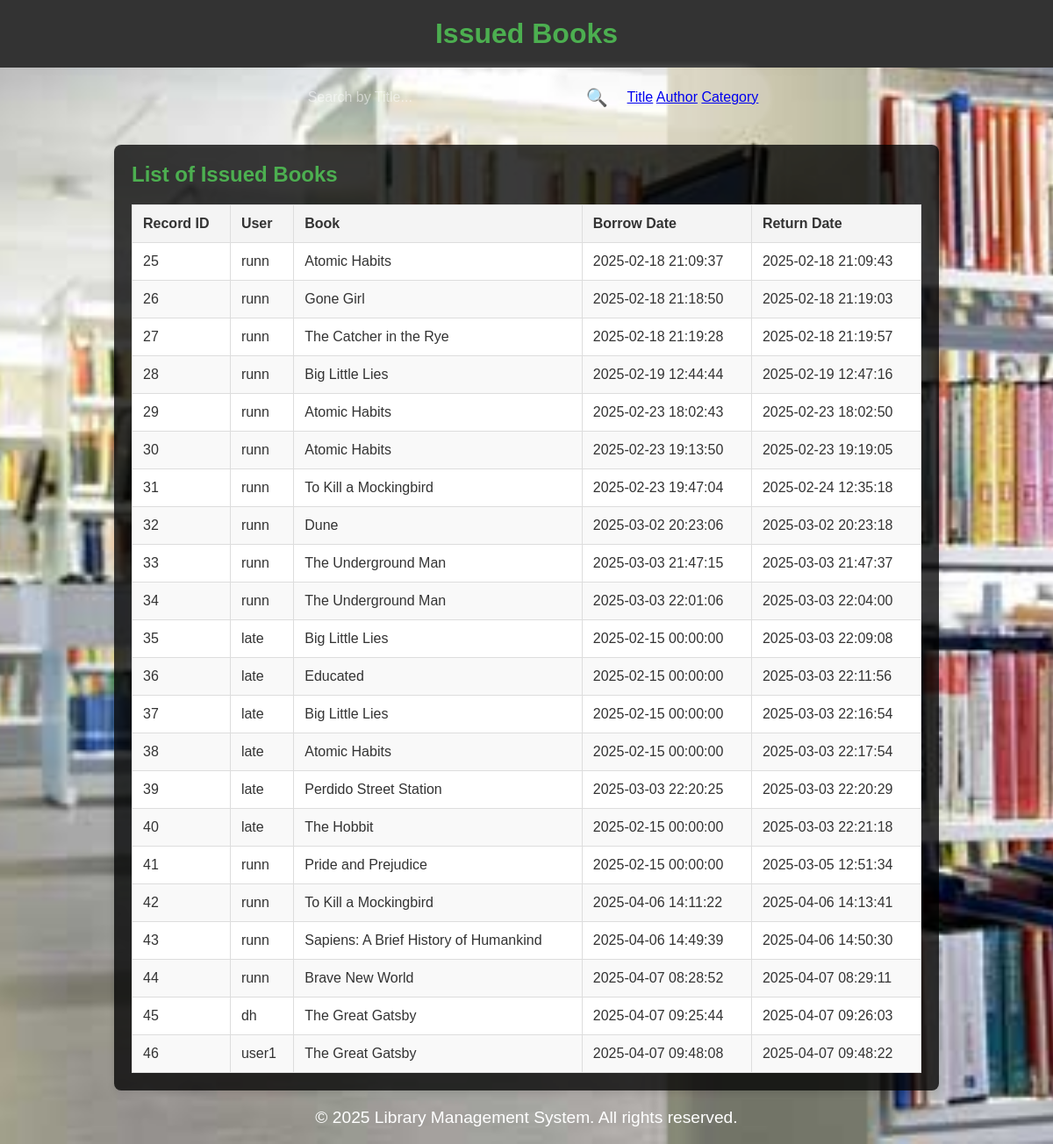
Screenshot of /pages/view_issued_books.php with the database file from the repository.
### tables this page shows
CREATE TABLE IF NOT EXISTS `borrow_records` (
  `record_id` int NOT NULL AUTO_INCREMENT,
  `user_id` int NOT NULL,
  `book_id` int NOT NULL,
  `borrow_date` datetime NOT NULL,
  `return_date` datetime DEFAULT NULL,
  `price` float NOT NULL,
  `actual_return_date` datetime DEFAULT NULL,
  `fine` float DEFAULT '0',
  PRIMARY KEY (`record_id`),
  KEY `borrow_records_ibfk_1` (`user_id`),
  KEY `borrow_records_ibfk_2` (`book_id`)
);

CREATE TABLE IF NOT EXISTS `users` (
  `user_id` int NOT NULL AUTO_INCREMENT,
  `name` varchar(100) NOT NULL,
  `email` varchar(100) NOT NULL,
  `password` varchar(255) NOT NULL,
  `created_at` timestamp NULL DEFAULT CURRENT_TIMESTAMP,
  `role` varchar(50) NOT NULL,
  PRIMARY KEY (`user_id`),
  UNIQUE KEY `email` (`email`)
);

CREATE TABLE IF NOT EXISTS `books` (
  `book_id` int NOT NULL AUTO_INCREMENT,
  `title` varchar(255) NOT NULL,
  `author` varchar(100) NOT NULL,
  `category` varchar(100) NOT NULL,
  `is_available` tinyint(1) DEFAULT '1',
  `created_at` timestamp NULL DEFAULT CURRENT_TIMESTAMP,
  `available_copies` int NOT NULL DEFAULT '0',
  `publisher` varchar(255) DEFAULT NULL,
  `year` int DEFAULT NULL,
  `quantity` int NOT NULL DEFAULT '0',
  `price` decimal(10,2) NOT NULL DEFAULT '0.00',
  `rack_number` int NOT NULL DEFAULT '1',
  `shelf_number` int NOT NULL DEFAULT '1',
  PRIMARY KEY (`book_id`)
);

### pages/view_issued_books.php (the view, shortened to what this page needs)
<?php
require '../includes/db_connect.php';
$sql = "SELECT br.record_id, br.borrow_date, br.return_date, u.name AS user_name, b.title AS book_title
        FROM borrow_records br
        JOIN users u ON br.user_id = u.user_id
        JOIN books b ON br.book_id = b.book_id";
$result = mysqli_query($conn, $sql);
?>
<!DOCTYPE html>
<html lang="en">
<head>
    <link rel="stylesheet" href="../css/view_issued_book.css">
</head>
<body>
    <header>
        <h1>Issued Books</h1>
    </header>
    <div class="search-container">
            <input type="text" id="searchInput" class="search-input" placeholder="Search by Title...">
            <button class="filter-btn" id="filterBtn">&#x1F50D;</button>
            <div class="filter-dropdown" id="filterDropdown">
                <a href="#" data-type="title">Title</a>
                <a href="#" data-type="author">Author</a>
                <a href="#" data-type="category">Category</a>
            </div>
        </div>
    <section class="issued-books-section">
        <h2>List of Issued Books</h2>
        <?php if (mysqli_num_rows($result) > 0): ?>
            <table>
                <thead>
                    <tr>
                        <th>Record ID</th>
                        <th>User</th>
                        <th>Book</th>
                        <th>Borrow Date</th>
                        <th>Return Date</th>
                    </tr>
                </thead>
                <tbody>
                    <?php while ($row = mysqli_fetch_assoc($result)): ?>
                        <tr>
                            <td><?php echo htmlspecialchars($row['record_id']); ?></td>
                            <td><?php echo htmlspecialchars($row['user_name']); ?></td>
                            <td><?php echo htmlspecialchars($row['book_title']); ?></td>
                            <td><?php echo htmlspecialchars($row['borrow_date']); ?></td>
                            <td><?php echo htmlspecialchars($row['return_date'] ?? 'Not Returned'); ?></td>
                        </tr>
                    <?php endwhile; ?>
                </tbody>
            </table>
        <?php else: ?>
            <p>No issued books found.</p>
        <?php endif; ?>
    </section>
    <footer>
        <p>&copy; 2025 Library Management System. All rights reserved.</p>
    </footer>
</body>
</html>

### css/view_issued_book.css (style rules this page uses)
body { font-family: Arial, sans-serif; margin: 0; padding: 0; background-image: url('../images/r2.jpg'); color: #333; background-size: cover; background-position: center; background-attachment: fixed; }
header { background-color: #333; color: #4CAF50; padding: 20px; text-align: center; }
h1 { margin: 0; font-size: 2em; }
.issued-books-section { max-width: 900px; margin: 20px auto; background-color: rgba(0, 0, 0, 0.773); padding: 20px; border-radius: 8px; box-shadow: 0 4px 8px rgba(0, 0, 0, 0.1); }
h2 { margin-top: 0; color: #4CAF50; }
.search-container { display: flex; align-items: center; background: rgba(255, 255, 255, 0.1); border-color: #219150; padding: 12px; border-radius: 40px; box-shadow: 0px 0px 10px rgba(255, 255, 255, 0.2); width: fit-content; margin: auto; gap: 10px; transition: all 0.3s ease; position: relative; }
.search-input { width: 280px; padding: 12px 15px; font-size: 16px; border: none; outline: none; background: transparent; color: white; caret-color: #27ae60; transition: all 0.3s ease; }
.search-input::placeholder { color: rgba(255, 255, 255, 0.5); }
.filter-btn { background: rgba(255, 255, 255, 0.15); border: none; padding: 10px 12px; font-size: 20px; border-radius: 12px; cursor: pointer; transition: all 0.3s ease; color: white; display: flex; align-items: center; justify-content: center; box-shadow: 0px 0px 8px rgba(255, 255, 255, 0.2); }
table { width: 100%; border-collapse: collapse; margin-top: 20px; }
table th, table td { text-align: left; padding: 12px; border: 1px solid #ddd; }
th { background-color: #f4f4f4; color: #333; }
tr:nth-child(even) { background-color: #f9f9f9; }
tr:nth-child(odd) { background-color: #ffffff; }
p { text-align: center; font-size: 1.2em; color: #ffffff; }

### rows the page displays
borrow_records: record_id "25", user.name "runn", book.title "Atomic Habits", borrow_date "2025-02-18 21:09:37", return_date "2025-02-18 21:09:43"
borrow_records: record_id "26", user.name "runn", book.title "Gone Girl", borrow_date "2025-02-18 21:18:50", return_date "2025-02-18 21:19:03"
borrow_records: record_id "27", user.name "runn", book.title "The Catcher in the Rye", borrow_date "2025-02-18 21:19:28", return_date "2025-02-18 21:19:57"
borrow_records: record_id "28", user.name "runn", book.title "Big Little Lies", borrow_date "2025-02-19 12:44:44", return_date "2025-02-19 12:47:16"
borrow_records: record_id "29", user.name "runn", book.title "Atomic Habits", borrow_date "2025-02-23 18:02:43", return_date "2025-02-23 18:02:50"
borrow_records: record_id "30", user.name "runn", book.title "Atomic Habits", borrow_date "2025-02-23 19:13:50", return_date "2025-02-23 19:19:05"
borrow_records: record_id "31", user.name "runn", book.title "To Kill a Mockingbird", borrow_date "2025-02-23 19:47:04", return_date "2025-02-24 12:35:18"
borrow_records: record_id "32", user.name "runn", book.title "Dune", borrow_date "2025-03-02 20:23:06", return_date "2025-03-02 20:23:18"
borrow_records: record_id "33", user.name "runn", book.title "The Underground Man", borrow_date "2025-03-03 21:47:15", return_date "2025-03-03 21:47:37"
borrow_records: record_id "34", user.name "runn", book.title "The Underground Man", borrow_date "2025-03-03 22:01:06", return_date "2025-03-03 22:04:00"
borrow_records: record_id "35", user.name "late", book.title "Big Little Lies", borrow_date "2025-02-15 00:00:00", return_date "2025-03-03 22:09:08"
borrow_records: record_id "36", user.name "late", book.title "Educated", borrow_date "2025-02-15 00:00:00", return_date "2025-03-03 22:11:56"
borrow_records: record_id "37", user.name "late", book.title "Big Little Lies", borrow_date "2025-02-15 00:00:00", return_date "2025-03-03 22:16:54"
borrow_records: record_id "38", user.name "late", book.title "Atomic Habits", borrow_date "2025-02-15 00:00:00", return_date "2025-03-03 22:17:54"
borrow_records: record_id "39", user.name "late", book.title "Perdido Street Station", borrow_date "2025-03-03 22:20:25", return_date "2025-03-03 22:20:29"
borrow_records: record_id "40", user.name "late", book.title "The Hobbit", borrow_date "2025-02-15 00:00:00", return_date "2025-03-03 22:21:18"
borrow_records: record_id "41", user.name "runn", book.title "Pride and Prejudice", borrow_date "2025-02-15 00:00:00", return_date "2025-03-05 12:51:34"
borrow_records: record_id "42", user.name "runn", book.title "To Kill a Mockingbird", borrow_date "2025-04-06 14:11:22", return_date "2025-04-06 14:13:41"
borrow_records: record_id "43", user.name "runn", book.title "Sapiens: A Brief History of Humankind", borrow_date "2025-04-06 14:49:39", return_date "2025-04-06 14:50:30"
borrow_records: record_id "44", user.name "runn", book.title "Brave New World", borrow_date "2025-04-07 08:28:52", return_date "2025-04-07 08:29:11"
borrow_records: record_id "45", user.name "dh", book.title "The Great Gatsby", borrow_date "2025-04-07 09:25:44", return_date "2025-04-07 09:26:03"
borrow_records: record_id "46", user.name "user1", book.title "The Great Gatsby", borrow_date "2025-04-07 09:48:08", return_date "2025-04-07 09:48:22"
